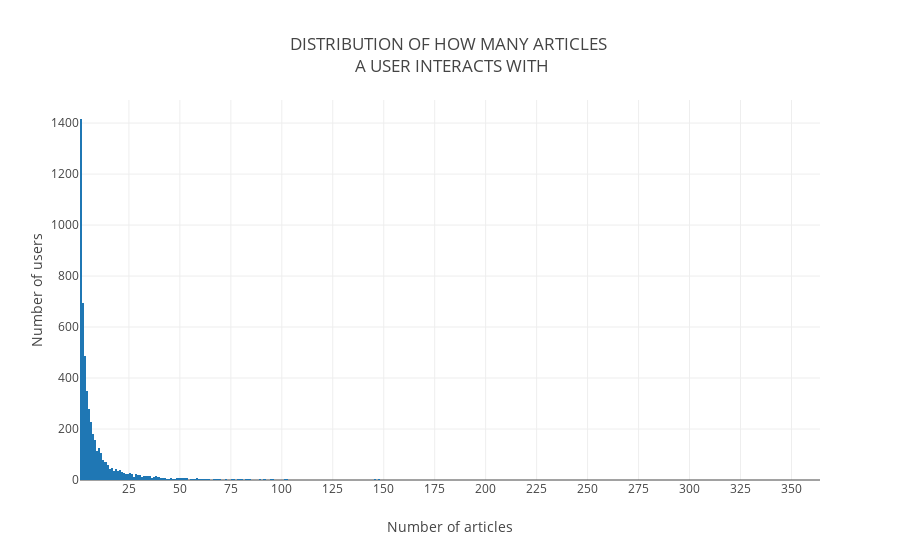

The cell this chart's notebook holds for it:
### Markdown cell above
<a id="imbalance"></a>

### Code cell
vs.plot_interactions(articles_by_user)

### Figure 1 — Plotly figure (JSON) as saved in the notebook; plotly's stock layout.template omitted (floating-point values rounded to 4 significant figures; data arrays with more than 128 entries replaced by an {"elided": "..."} marker saying what was removed)
{"data": [{"type": "histogram", "uid": "3cca2ada-4d8e-4a06-a536-dcd70c16a22f", "x": {"elided": "5148 int values"}, "xbins": {"end": 364, "size": 1, "start": 1}}], "layout": {"title": {"text": "DISTRIBUTION OF HOW MANY ARTICLES <br> A USER INTERACTS WITH "}, "xaxis": {"automargin": true, "dtick": 25, "showgrid": true, "tick0": 0, "title": {"text": "Number of articles"}, "zeroline": false}, "yaxis": {"automargin": true, "showgrid": true, "title": {"text": "Number of users"}}}}
